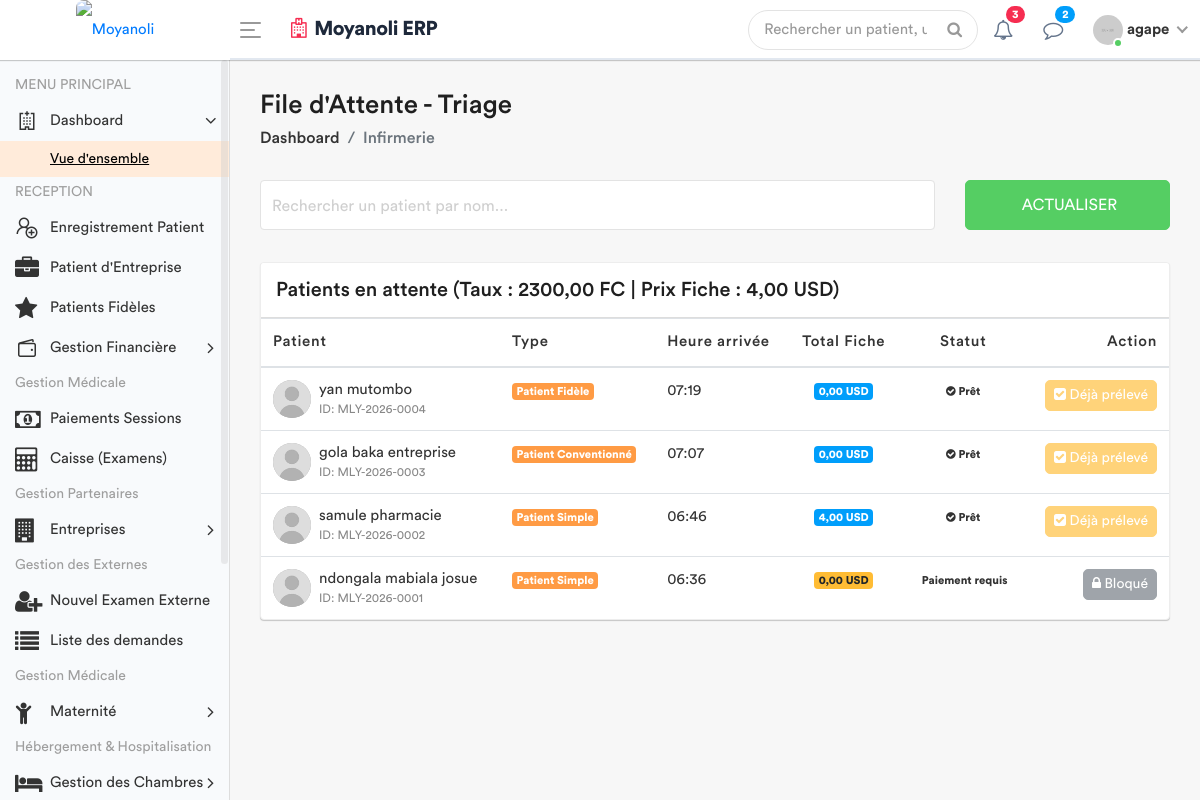
The app's page /infirmerie/attente/ (signed in) with its own data.
### apps/models.py (models this page shows, shortened)
class ConfigurationHopital(models.Model):
    taux_usd_en_cdf = models.DecimalField(max_digits=10, decimal_places=2, default=Decimal('2500.00'))
    derniere_mise_a_jour = models.DateTimeField(auto_now=True)
    class Meta:
        verbose_name = "Configuration du Taux"
    @classmethod
    def get_taux(cls):
        config = cls.objects.first()
        if config:
            return config.taux_usd_en_cdf
        return Decimal('2500.00')

class Prestation(models.Model):
    CATEGORIES = [
        ('ADM', 'Administratif'),
        ('CONS', 'Consultation'),
        ('LABO', 'Laboratoire'),
        ('SOIN', 'Soins'),
        ('ECHO', 'Échographie'),
        ('RADIO', 'Radiologie'),
        ('MED', 'Acte Médical'),
        ('CHIR', 'Acte Chirurgical'),
        ('CONS_MAT', 'Consultation Maternité'), # Nouvelle catégorie
        ('MAT', 'Forfait Maternité / Accouchement'), # Catégorie existante
    ]
    libelle = models.CharField(max_length=200, verbose_name="Libellé")
    categorie = models.CharField(max_length=10, choices=CATEGORIES, verbose_name="Catégorie")
    prix = models.DecimalField(max_digits=10, decimal_places=2, default=Decimal('0.00'), verbose_name="Prix (USD)")
    valeur_normale = models.CharField(
        max_length=150, blank=True, null=True,
        verbose_name="Valeur Normale / Référence (Labo uniquement)",
        help_text="Ex: 70-110 mg/dl, Négatif, etc."
    )
    class Meta:
        verbose_name = "Prestation"
        verbose_name_plural = "Prestations"

class Patient(models.Model):
    TYPE_CHOICES = [
        ('SIMPLE', 'Patient Simple'),
        ('FIDELE', 'Patient Fidèle'),
        ('CONVENTIONNE', 'Patient Conventionné'),
    ]
    code_patient = models.CharField(max_length=20, unique=True, editable=False)
    noms = models.CharField(max_length=100)
    service = models.ForeignKey('Service', on_delete=models.PROTECT, related_name='patients', null=True)
    sexe = models.CharField(max_length=1, choices=[('M', 'Masculin'), ('F', 'Féminin')])
    age = models.CharField(max_length=30)
    adresse = models.TextField()
    telephone = models.CharField(max_length=20)
    type_patient = models.CharField(max_length=15, choices=TYPE_CHOICES, default='SIMPLE')
    a_carte_fidelite = models.BooleanField(default=False, verbose_name="Possède carte de fidélité")
    entreprise = models.ForeignKey(
        'Entreprise',
        on_delete=models.SET_NULL,
        null=True,
        blank=True,
        related_name='patients',
        verbose_name="Entreprise (si conventionné)"
    )
    fiche_payee = models.BooleanField(default=False)
    created_by = models.ForeignKey(User, on_delete=models.SET_NULL, null=True, related_name='patients_crees')
    date_creation = models.DateTimeField(auto_now_add=True)
    date_modification = models.DateTimeField(auto_now=True)

### apps/views.py (the view)
# urls.py: path('infirmerie/attente/', views.liste_attente_triage, name='liste_attente_triage'),
@login_required
def liste_attente_triage(request):
    taux = ConfigurationHopital.get_taux()
    prestation_fiche = Prestation.objects.filter(categorie='ADM', libelle__icontains='Fiche').first()
    prix_fiche_usd = prestation_fiche.prix if prestation_fiche else Decimal('6.00')
    patients_liste = Patient.objects.all().order_by('-date_creation')
    for patient in patients_liste:
        if patient.type_patient != 'SIMPLE':
            patient.a_solde_fiche = True
            patient.total_fiche_usd = 0
            patient.doit_payer_fiche = False
        else:
            patient.doit_payer_fiche = True
            paiements = Paiement.objects.filter(patient=patient, service='FICHE')
            total_paye_usd = sum([
                p.montant_verse if p.devise == 'USD' else (p.montant_verse / taux)
                for p in paiements
            ])
            patient.total_fiche_usd = total_paye_usd
            patient.a_solde_fiche = total_paye_usd >= prix_fiche_usd
        patient.a_signes_vitaux_deja_pris = SigneVital.objects.filter(patient=patient).exists()
    role = Fonction.objects.filter(userKey=request.user).first()
    fonctionKey = role.fonctionKey.roleName if (role and role.fonctionKey) else None
    return render(request, 'back-end/infirmerie/liste_attente.html', {
        'patients': patients_liste,
        'taux': taux,
        'prix_fiche': prix_fiche_usd,
        'fonctionKey': fonctionKey
    })

### apps/templates/back-end/infirmerie/liste_attente.html (shortened to what this page needs)
<!DOCTYPE html>
{% load static %}
<html lang="fr">
    <head>
        {% include 'back-end/includes/css.html' %}
    </head>
    <body>
        <div class="main-wrapper">
            {% include 'back-end/includes/header.html' %}
            {% include 'back-end/includes/sidebar.html' %}
            <div class="page-wrapper">
                <div class="content container-fluid">
                    <div class="page-header">
                        <div class="row align-items-center">
                            <div class="col">
                                <h3 class="page-title">File d'Attente - Triage</h3>
                                <ul class="breadcrumb">
                                    <li class="breadcrumb-item"><a href="{% url 'dashboard' %}">Dashboard</a></li>
                                    <li class="breadcrumb-item active">Infirmerie</li>
                                </ul>
                            </div>
                        </div>
                    </div>
                    <div class="row filter-row">
                        <div class="col-sm-9 col-md-9">
                            <div class="form-group form-focus">
                                <input type="text" id="searchPatient" class="form-control floating" onkeyup="filterTable()">
                                <label class="focus-label">Rechercher un patient par nom...</label>
                            </div>
                        </div>
                        <div class="col-sm-3 col-md-3">
                            <button class="btn btn-success btn-block" onclick="window.location.reload();">  Actualiser </button>
                        </div>
                    </div>
                    <div class="card card-table mt-3">
                        <div class="card-header">
                            <h4 class="card-title mb-0">Patients en attente (Taux : {{ taux }} FC | Prix Fiche : {{ prix_fiche }} USD)</h4>
                        </div>
                        <div class="card-body">
                            <div class="table-responsive">
                                <table class="table table-hover table-center mb-0" id="patientTable">
                                    <thead>
                                        <tr>
                                            <th>Patient</th>
                                            <th>Type</th>
                                            <th>Heure arrivée</th>
                                            <th class="text-center">Total Fiche</th>
                                            <th class="text-center">Statut</th>
                                            <th class="text-right">Action</th>
                                        </tr>
                                    </thead>
                                    <tbody>
                                        {% for patient in patients %}
                                        <tr>
                                            <td>
                                                <h2 class="table-avatar">
                                                    <a href="#" class="avatar avatar-sm mr-2">
                                                        <img class="avatar-img rounded-circle" src="{% static 'back-end/assets/img/user.jpg' %}" alt="User">
                                                    </a>
                                                    <a href="#">{{ patient.noms }} <span>ID: {{ patient.code_patient }}</span></a>
                                                </h2>
                                            </td>
                                            <td><span class="badge badge-primary">{{ patient.get_type_patient_display }}</span></td>
                                            <td>{{ patient.date_creation|date:"H:i" }}</td>
                                            <td class="text-center">
                                                <span class="badge {% if patient.a_solde_fiche %}badge-info{% else %}badge-warning{% endif %}">
                                                    {{ patient.total_fiche_usd|floatformat:2 }} USD
                                                </span>
                                            </td>
                                            <td class="text-center">
                                                {% if patient.a_solde_fiche %}
                                                    <span class="badge badge-success-border"><i class="fa fa-check-circle"></i> Prêt</span>
                                                {% else %}
                                                    <span class="badge badge-danger-border"> Paiement requis</span>
                                                {% endif %}
                                            </td>
                                            <td class="text-right">
                                                {% if not patient.a_solde_fiche and patient.doit_payer_fiche %}
                                                    <button class="btn btn-secondary btn-sm" disabled title="Le patient doit solder {{ prix_fiche }} USD">
                                                        <i class="fa fa-lock"></i> Bloqué
                                                    </button>
                                                {% elif patient.a_signes_vitaux_deja_pris %}
                                                    <button class="btn btn-warning btn-sm" disabled>
                                                        <i class="fa fa-check-square"></i> Déjà prélevé
                                                    </button>
                                                {% else %}
                                                    <a href="{% url 'saisir_signes' patient.id %}" class="btn btn-primary btn-sm">
                                                        <i class="fa fa-stethoscope"></i> Signes Vitaux
                                                    </a>
                                                {% endif %}
                                            </td>
                                        </tr>
                                        {% empty %}
                                        <tr>
                                            <td colspan="6" class="text-center py-4">Aucun patient en attente.</td>
                                        </tr>
                                        {% endfor %}
                                    </tbody>
                                </table>
                            </div>
                        </div>
                    </div>
                </div>
            </div>
        </div>
    </body>
</html>

### apps/templates/back-end/includes/header.html (shortened to what this page needs)
{% load static %}
<div class="header" style="background: #ffffff; border-bottom: 2px solid #e2e8f0;">
    <div class="header-left" style="background: #ffffff;">
        <a href="{% url 'home' %}" class="logo">
            <img src="{% static 'front-end/assets/dr/logo.jpeg' %}" width="45" height="45" alt="Moyanoli" style="border-radius: 8px;">
        </a>
    </div>
    <a id="toggle_btn" href="javascript:void(0);" style="color: #007bff;">
        <span class="bar-icon">
            <span></span>
            <span></span>
            <span></span>
        </span>
    </a>
    <div class="page-title-box">
        <h3 style="color: #1e293b; font-weight: 700; letter-spacing: -0.5px;">
            <i class="fa fa-hospital-o text-danger mr-2"></i>Moyanoli ERP
        </h3>
    </div>
    <ul class="nav user-menu">
        <li class="nav-item">
            <div class="top-nav-search">
                <form action="#">
                    <input class="form-control" type="text" placeholder="Rechercher un patient, un dossier...">
                    <button class="btn" type="submit"><i class="fa fa-search"></i></button>
                </form>
            </div>
        </li>
        <li class="nav-item dropdown">
            <a href="#" class="dropdown-toggle nav-link" data-toggle="dropdown">
                <i class="fa fa-bell-o" style="color: #64748b;"></i> <span class="badge badge-pill bg-danger">3</span>
            </a>
        </li>
        <li class="nav-item dropdown">
            <a href="#" class="dropdown-toggle nav-link" data-toggle="dropdown">
                <i class="fa fa-comment-o" style="color: #64748b;"></i> <span class="badge badge-pill bg-info">2</span>
            </a>
        </li>
        <li class="nav-item dropdown has-arrow main-drop">
            <a href="#" class="dropdown-toggle nav-link" data-toggle="dropdown">
                <span class="user-img">
                    <img src="{% static 'back-end/assets/img/profiles/avatar-21.jpg' %}" alt="">
                    <span class="status online"></span>
                </span>
                <span style="font-weight: 600;">{{ user.username }}</span>
            </a>
        </li>
    </ul>
</div>

### records on screen
ConfigurationHopital: taux_usd_en_cdf "2300,00"
Prestation: prix "4,00"
Patient: noms "yan mutombo", code_patient "MLY-2026-0004", type_patient "Patient Fidèle", date_creation "07:19", total_fiche_usd "0,00", shows "Prêt", shows "Déjà prélevé"
Patient: noms "gola baka entreprise", code_patient "MLY-2026-0003", type_patient "Patient Conventionné", date_creation "07:07", total_fiche_usd "0,00", shows "Prêt", shows "Déjà prélevé"
Patient: noms "samule pharmacie", code_patient "MLY-2026-0002", type_patient "Patient Simple", date_creation "06:46", total_fiche_usd "4,00", shows "Prêt", shows "Déjà prélevé"
Patient: noms "ndongala mabiala josue", code_patient "MLY-2026-0001", type_patient "Patient Simple", date_creation "06:36", total_fiche_usd "0,00", shows "Paiement requis"

### other values on screen
{{ user.username }} "agape"
